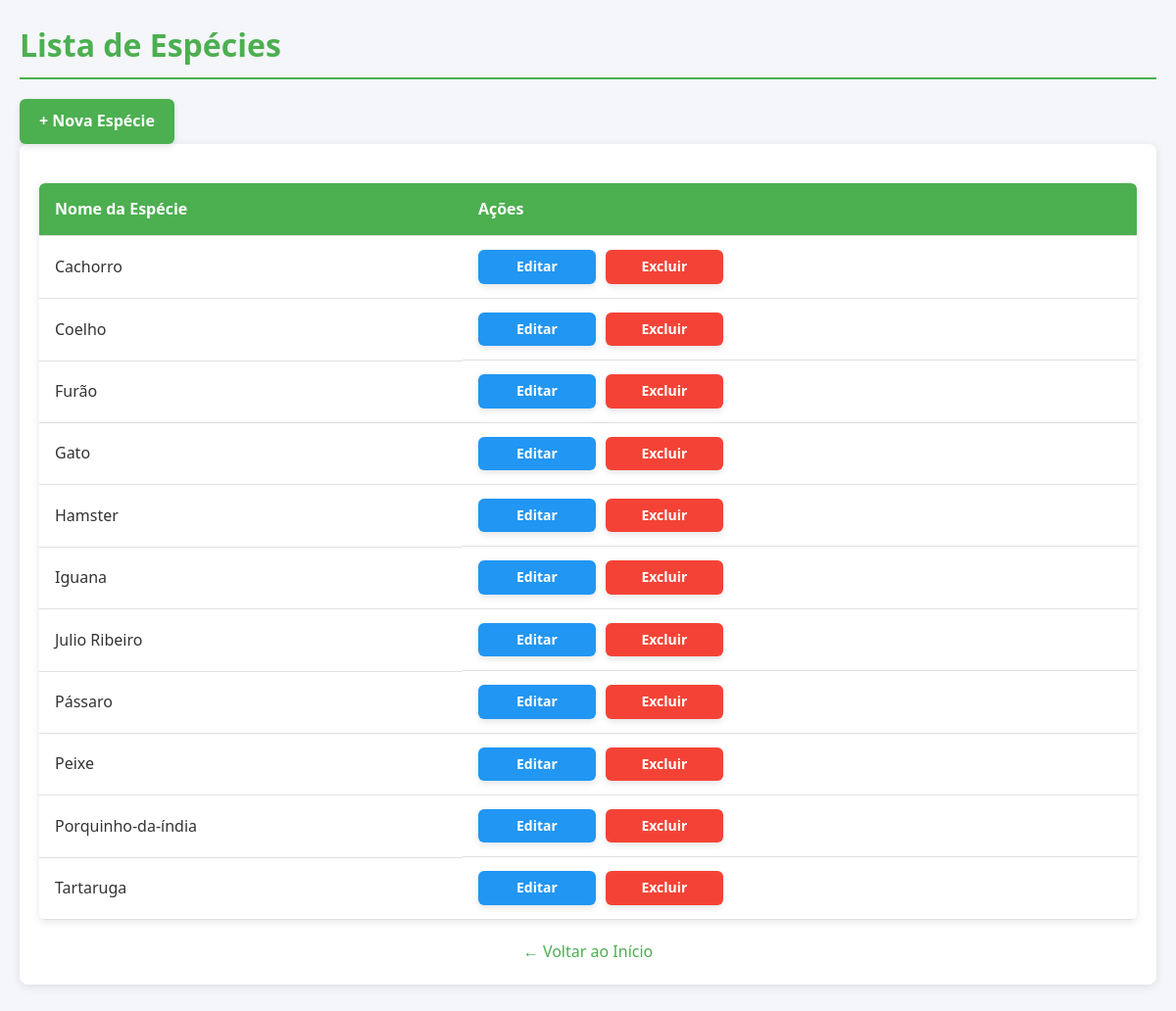
/listar_especies.php (signed in), run on the app's committed database.
### tables this page shows
CREATE TABLE `especies` (
  `id_especie` int NOT NULL,
  `nome` varchar(50) NOT NULL
);

### listar_especies.php (the view, shortened to what this page needs)
<?php
include 'conexao.php';
?>
<!DOCTYPE html>
<html lang="pt-BR">
<head>
    <link rel="stylesheet" href="styles.css">
</head>
<body>
    <div class="container">
        <h1 class="page-title">Lista de Espécies</h1>
        <div class="actions-bar">
            <a href="cadastrar_especie.php" class="btn btn-primary">+ Nova Espécie</a>
        </div>
        <div class="card">
            <div class="card-body">
                <table class="table">
                    <thead>
                        <tr>
                            <th>Nome da Espécie</th>
                            <th class="acoes-col">Ações</th>
                        </tr>
                    </thead>
                    <tbody>
                        <?php
                        $sql = "SELECT * FROM especies ORDER BY nome";
                        $result = mysqli_query($con, $sql);
                        if ($result && mysqli_num_rows($result) > 0) {
                            while ($row = mysqli_fetch_assoc($result)) {
                                echo "<tr>
                                    <td>{$row['nome']}</td>
                                    <td class='botoes-direita'>
                                        <a href='editar_especie.php?id={$row['id_especie']}' class='btn btn-secondary btn-sm'>Editar</a>
                                        <a href='delete.php?tabela=especies&id={$row['id_especie']}' class='btn btn-danger btn-sm' onclick='return confirm(\"Tem certeza que deseja excluir esta espécie?\")'>Excluir</a>
                                    </td>
                                </tr>";
                            }
                        } else {
                            echo "<tr><td colspan='2' class='text-center'>Nenhuma espécie cadastrada</td></tr>";
                        }
                        ?>
                    </tbody>
                </table>
                <div class="text-center" style="margin-top: 20px;">
                    <a href="principal.php" class="link">← Voltar ao Início</a>
                </div>
            </div>
        </div>
    </div>
</body>
</html>

### styles.css (style rules this page uses)
:root { --primary: #4CAF50; --primary-dark: #388E3C; --secondary: #2196F3; --secondary-dark: #0B79D0; --danger: #F44336; --danger-dark: #C62828; --light: #F4F6F9; --dark: #212121; --white: #FFFFFF; --text-dark: #333333; --shadow: rgba(0, 0, 0, 0.1); }
* { margin: 0; padding: 0; box-sizing: border-box; font-family: 'Segoe UI', Tahoma, Geneva, Verdana, sans-serif; }
body { background-color: var(--light); color: var(--text-dark); line-height: 1.6; }
.container { max-width: 1200px; margin: auto; padding: 20px; }
h1, h2, h3 { color: var(--primary); margin-bottom: 20px; padding-bottom: 8px; border-bottom: 2px solid var(--primary); font-weight: 600; }
.btn { display: inline-block; padding: 10px 20px; border-radius: 6px; text-decoration: none; font-weight: 600; border: none; cursor: pointer; text-align: center; transition: all 0.3s ease; box-shadow: 0 3px 6px var(--shadow); width: auto; min-width: 120px; }
.btn-primary { background: var(--primary); color: var(--white); }
.btn-secondary { background: var(--secondary); color: var(--white); }
.btn-danger { background: var(--danger); color: var(--white); }
.btn-sm { padding: 6px 12px; font-size: 14px; }
.table { width: 100%; border-collapse: collapse; margin: 20px 0; background: var(--white); box-shadow: 0 2px 8px var(--shadow); border-radius: 6px; overflow: hidden; }
.table th, .table td { padding: 14px 16px; text-align: left; border-bottom: 1px solid #e0e0e0; }
.table th { background: var(--primary); color: var(--white); font-weight: 600; }
.card { background: var(--white); border-radius: 8px; box-shadow: 0 2px 10px var(--shadow); margin-bottom: 30px; overflow: hidden; }
.card-body { padding: 20px; }
.text-center { text-align: center; }
.link { color: var(--primary); text-decoration: none; }
.botoes-direita { display: flex; gap: 10px; margin-left: auto; }

### data on the page
especies: nome "Cachorro"
especies: nome "Coelho"
especies: nome "Furão"
especies: nome "Gato"
especies: nome "Hamster"
especies: nome "Iguana"
especies: nome "Julio Ribeiro"
especies: nome "Pássaro"
especies: nome "Peixe"
especies: nome "Porquinho-da-índia"
especies: nome "Tartaruga"
